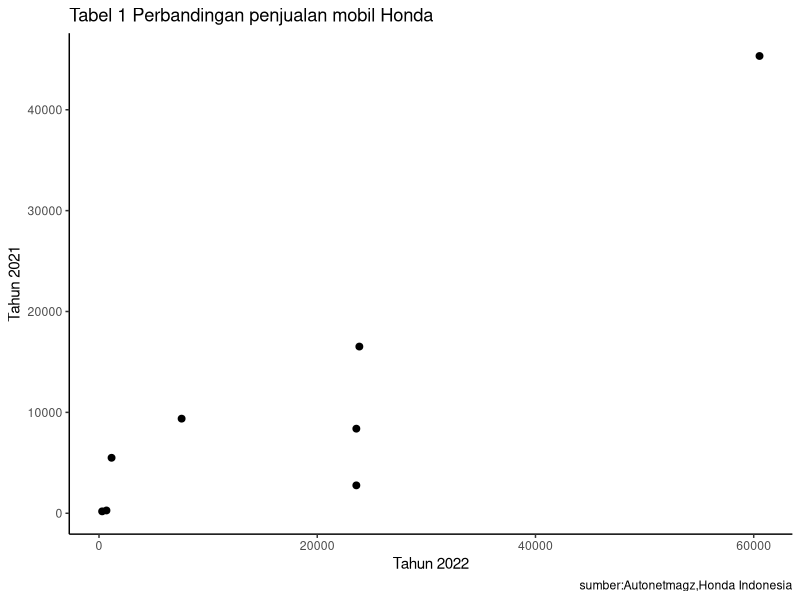

Generate this figure with R:
## ---- chunk 1
#| warning: false
#| echo: true
library(tidyverse)
library(readxl)
library("ggplot2")
library("dplyr")
## ---- chunk 2
library("readxl")
dat<-read_excel("penjualan honda.xlsx")
head(dat)
## ---- chunk 3
library("ggplot2")
library("dplyr")
ggplot(data=dat,aes(x=x,y=y))+
  geom_point(color="black",size=2)+
  labs(title="Tabel 1 Perbandingan penjualan mobil Honda",
       x="Tahun 2022",
       y="Tahun 2021",
       caption="sumber:Autonetmagz,Honda Indonesia")+
  theme_classic()
## ---- chunk 4
library("readxl")
dat<-read_excel("penjualan honda.xlsx")
head(dat)
## ---- chunk 5
reg1<-lm(y~x,data=dat)
summary(reg1)
